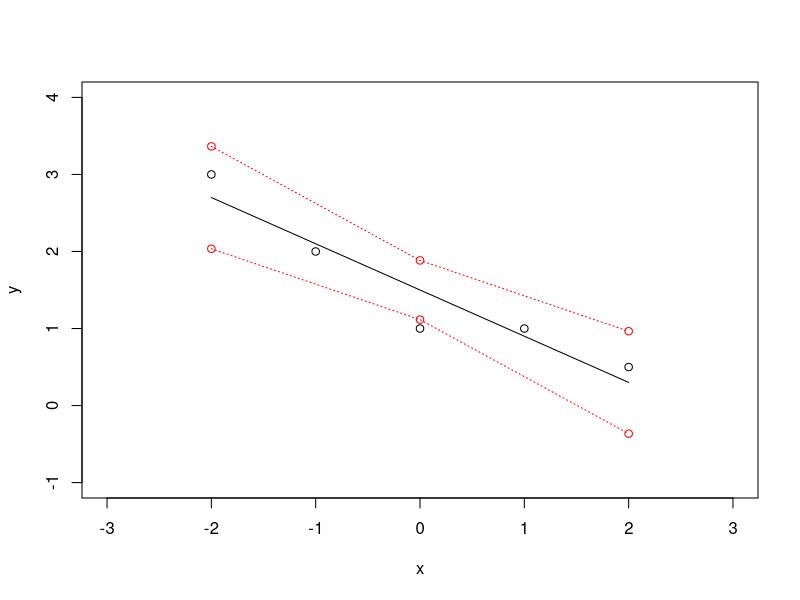
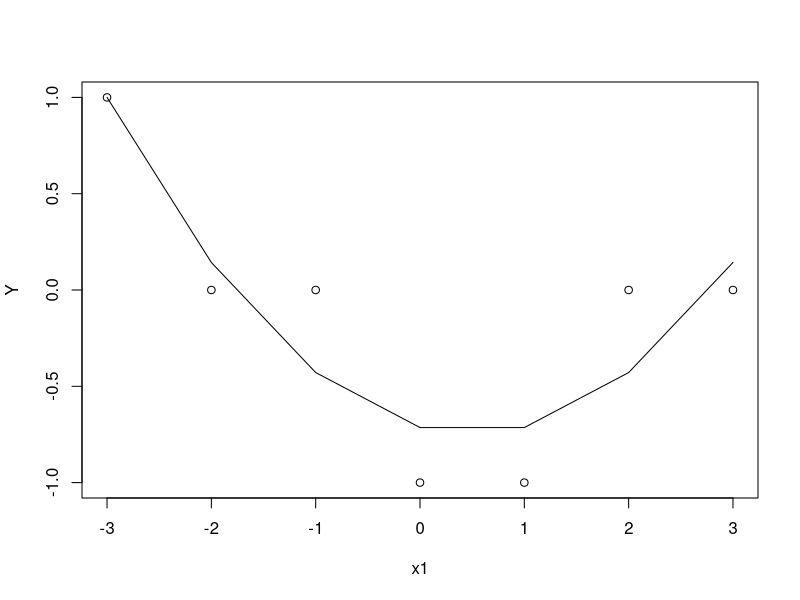

Reproduce these figures in R, in order.
# Pg573#11.3
x<-c(-2.0,-1.0,0.0,1.0,2.0)
y<-c(3.0,2.0,1.0,1.0,0.5)
plot(x,y,xlim = range(-3:3),ylim = range(-1:4))

# Preliminary Calcultions
n<-length(x); sx<-sum(x); sy<-sum(y); sxs<-sum(x^2); sys<-sum(y^2); sxy<-sum(x*y)

s_xx<-sxs-n*(sx/n)^2
s_yy<-sys-n*(sy/n)^2
s_xy<-sxy-n*(sx/n)*(sy/n)

B1<-(s_xy)/(s_xx)
B0<-(sy/n)-B1*(sx/n)

# Plot of the least-squares line.
lines(x,B0+B1*x,type="l")

sse<-s_yy-B1*s_xy
ss<-sse/(n-2)

#n;sx;sy;sxs;sys;sxy;s_xx;s_yy;s_xy;B1;B0;sse;ss

# Pg593#11.38

limitx<-c(-2,0,2)
upperlimity<-c(3.3647,1.8842,0.9647)
lowerlimity<-c(2.0353,1.1158,-0.3647)
lines(limitx,upperlimity,type = "o",col="red",lty=3)
lines(limitx,lowerlimity,type = "o",col="red",lty=3)


# Pg614#11.68
x1<-c(-3,-2,-1,0,1,2,3)
x2<-x1^2

X<-cbind(1,x1,x2)
Y<-c(1,0,0,-1,-1,0,0)

plot(x1,Y)

B<-solve(crossprod(X))%*%crossprod(X,Y)

# Plot of the least-squares line.
lines(x1,B[1]+B[2]*x1+B[3]*x2,type="l")

